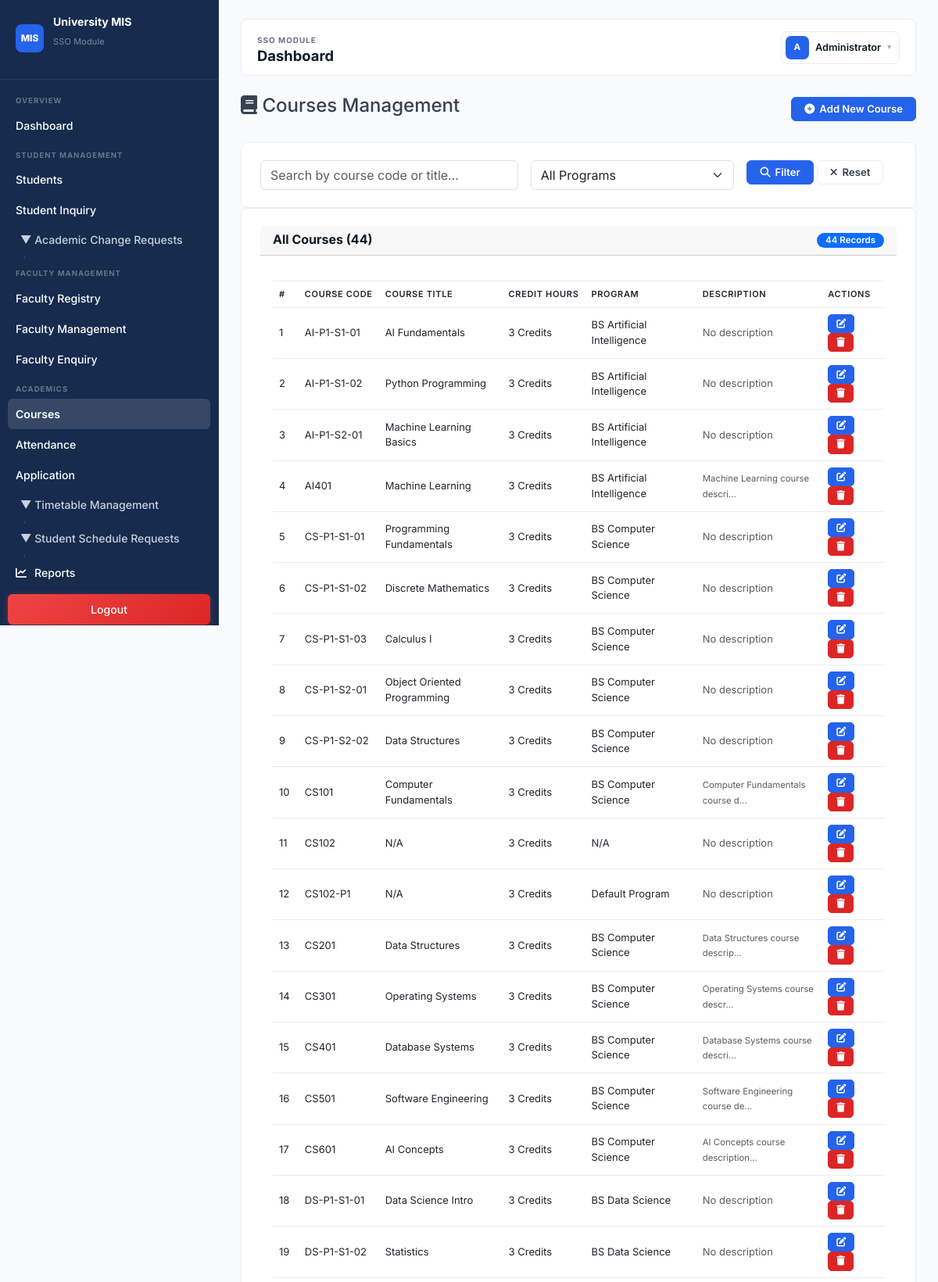
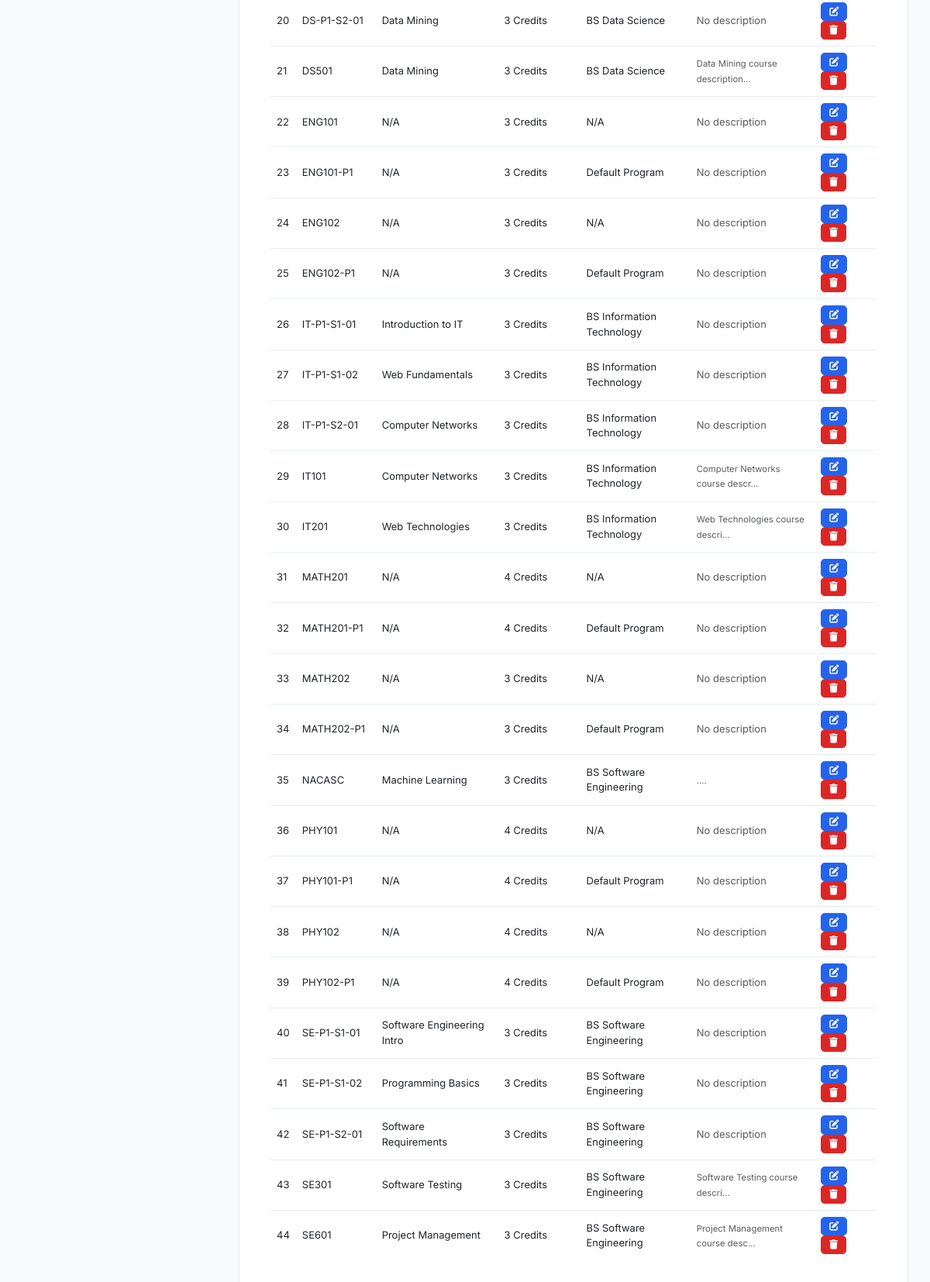
Page /Courses/index.php (signed in) on the committed database (2 pictures, top to bottom).
### tables this page shows
CREATE TABLE `courses` (
  `course_id` int(11) NOT NULL,
  `course_code` varchar(20) NOT NULL,
  `course_name` varchar(100) DEFAULT NULL,
  `course_title` varchar(150) NOT NULL,
  `program_id` int(11) DEFAULT NULL,
  `credit_hours` tinyint(4) NOT NULL DEFAULT 3,
  `description` text DEFAULT NULL,
  `department_id` int(11) DEFAULT NULL,
  `semester_id` int(11) NOT NULL,
  `status` enum('Active','Inactive') NOT NULL DEFAULT 'Active',
  `created_at` timestamp NOT NULL DEFAULT current_timestamp(),
  `semester_name` varchar(40) DEFAULT NULL,
  `teacher_id` int(11) DEFAULT NULL
);

CREATE TABLE `programs` (
  `program_id` int(11) NOT NULL,
  `program_name` varchar(100) NOT NULL,
  `program_code` varchar(20) NOT NULL,
  `department_id` int(11) DEFAULT NULL,
  `duration_years` tinyint(4) NOT NULL DEFAULT 4,
  `total_semesters` tinyint(4) NOT NULL DEFAULT 8,
  `status` enum('Active','Inactive') NOT NULL DEFAULT 'Active',
  `created_at` timestamp NOT NULL DEFAULT current_timestamp()
);

### config/db_connect.php (called while the page is built, shortened)
<?php
if (!function_exists('tableExists')) {
    function tableExists($conn, $tableName) {
        $check = mysqli_query($conn, "SHOW TABLES LIKE '$tableName'");
        return ($check && mysqli_num_rows($check) > 0);
    }
}
?>

### Courses/index.php (the view, shortened to what this page needs)
<?php
require_once __DIR__ . '/../config/db_connect.php';
$conn = getConnection();
if (!function_exists('columnExists')) {
    function columnExists($conn, $table, $column) {
        try {
            $query = "SHOW COLUMNS FROM $table LIKE '$column'";
            $result = mysqli_query($conn, $query);
            return ($result && mysqli_num_rows($result) > 0);
        } catch (Exception $e) {
            return false;
        }
    }
}
$search = isset($_GET['search']) ? trim($_GET['search']) : '';
$hasProgramId = columnExists($conn, 'courses', 'program_id');
$programsTableExists = tableExists($conn, 'programs');
$query = "SELECT c.*";
if ($programsTableExists && $hasProgramId) {
    $query .= ", p.program_name";
} else {
    $query .= ", NULL as program_name";
}
$query .= " FROM courses c";
if ($programsTableExists && $hasProgramId) {
    $query .= " LEFT JOIN programs p ON c.program_id = p.program_id";
}
$query .= " WHERE 1=1";
$query .= " ORDER BY c.course_code ASC";
$stmt = $conn->prepare($query);
$stmt->execute();
$result = $stmt->get_result();
$courses = $result->fetch_all(MYSQLI_ASSOC);
require_once __DIR__ . '/../includes/header.php';
?>
<div class="container-fluid" style="padding: 0 !important;">
        <div class="d-flex justify-content-between align-items-center mb-4">
            <h4><i class="fas fa-book"></i> Courses Management</h4>
            <div>
                <a href="add.php" class="btn btn-primary">
                    <i class="fas fa-plus-circle"></i> Add New Course
                </a>
            </div>
        </div>
        <div class="panel">
            <form method="GET" class="row g-3">
                <div class="col-md-5">
                    <input type="text" name="search" class="form-control"
                           placeholder="Search by course code or title..."
                           value="<?php echo htmlspecialchars($search); ?>">
                </div>
                <div class="col-md-4">
                    <select name="program" class="form-select">
                        <option value="0">All Programs</option>
                    </select>
                </div>
                <div class="col-md-3">
                    <button type="submit" class="btn btn-primary">
                        <i class="fas fa-search"></i> Filter
                    </button>
                    <a href="index.php" class="btn btn-secondary">
                        <i class="fas fa-times"></i> Reset
                    </a>
                </div>
            </form>
        </div>
        <div class="card">
            <div class="card-header d-flex justify-content-between align-items-center">
                <h5>All Courses (<?php echo count($courses); ?>)</h5>
                <?php if (count($courses) > 0): ?>
                    <span class="badge bg-primary"><?php echo count($courses); ?> records</span>
                <?php endif; ?>
            </div>
            <div class="card-body">
                <?php if (!empty($courses)): ?>
                    <div class="table-responsive">
                        <table class="table table-hover datatable">
                            <thead>
                                <tr>
                                    <th>#</th>
                                    <th>Course Code</th>
                                    <th>Course Title</th>
                                    <th>Credit Hours</th>
                                    <th>Program</th>
                                    <th>Description</th>
                                    <th>Actions</th>
                                </tr>
                            </thead>
                            <tbody>
                                <?php $count = 1; ?>
                                <?php foreach ($courses as $course): ?>
                                    <tr>
                                        <td><?php echo $count++; ?></td>
                                        <td>
                                            <span class="course-code-badge">
                                                <?php echo htmlspecialchars($course['course_code'] ?? 'N/A'); ?>
                                            </span>
                                        </td>
                                        <td>
                                            <div><?php echo htmlspecialchars($course['course_name'] ?? 'N/A'); ?></div>
                                        </td>
                                        <td>
                                            <span class="credit-badge">
                                                <?php echo htmlspecialchars($course['credit_hours'] ?? '0'); ?> Credits
                                            </span>
                                        </td>
                                        <td><?php echo htmlspecialchars($course['program_name'] ?? 'N/A'); ?></td>
                                        <td>
                                            <?php if (!empty($course['description'])): ?>
                                                <small class="text-muted"><?php echo htmlspecialchars(substr($course['description'], 0, 30)) . '...'; ?></small>
                                            <?php else: ?>
                                                <span class="text-muted">No description</span>
                                            <?php endif; ?>
                                        </td>
                                        <td class="table-actions">
                                            <a href="edit.php?id=<?php echo $course['course_id']; ?>"
                                               class="btn btn-primary btn-sm" title="Edit">
                                                <i class="fas fa-edit"></i>
                                            </a>
                                            <a href="delete.php?id=<?php echo $course['course_id']; ?>"
                                               class="btn btn-danger btn-sm" title="Delete"
                                               onclick="return confirm('Are you sure you want to delete this course?')">
                                                <i class="fas fa-trash"></i>
                                            </a>
                                        </td>
                                    </tr>
                                <?php endforeach; ?>
                            </tbody>
                        </table>
                    </div>
                <?php endif; ?>
            </div>
        </div>
    </div>
<?php include __DIR__ . '/../includes/footer.php'; ?>

### modules/lms/public/assets/style.css (style rules this page uses)
:root { --navy: #162B4D; --navy-light: #1e3a5f; --navy-hover: #243d63; --bg: #F8FAFC; --panel: #ffffff; --border: #E8EDF4; --border-strong: #D1D9E6; --text: #374151; --text-strong: #111827; --text-secondary:#6B7280; --muted: #9CA3AF; --accent: #2563EB; --accent-hover: #1D4ED8; --accent-light: #EFF6FF; --success: #059669; --success-bg: #ECFDF5; --success-border:#A7F3D0; --warning: #D97706; --warning-bg: #FFFBEB; --warning-border:#FDE68A; --danger: #DC2626; --danger-bg: #FEF2F2; --danger-border: #FECACA; --info-bg: #EFF6FF; --info-border: #BFDBFE; --shadow-sm: 0 1px 2px rgba(0,0,0,0.04); --shadow: 0 1px 3px rgba(0,0,0,0.06), 0 1px 2px rgba(0,0,0,0.04); --shadow-md: 0 4px 6px rgba(0,0,0,0.05), 0 2px 4px rgba(0,0,0,0.04); --radius: 8px; --radius-sm: 6px; --radius-lg: 12px; --sidebar-w: 280px; --topbar-h: 60px; --font: 'Inter', -apple-system, BlinkMacSystemFont, 'Segoe UI', sans-serif; --ease: cubic-bezier(0.4, 0, 0.2, 1); }
*, *::before, *::after { box-sizing: border-box; margin: 0; padding: 0; }
html { height: 100%; scroll-behavior: smooth; }
body { min-height: 100%; font-family: var(--font); color: var(--text); font-size: 14px; line-height: 1.5; background: var(--bg); -webkit-font-smoothing: antialiased; }
a { color: inherit; text-decoration: none; transition: color .15s var(--ease); }
.panel, .card { border: 1px solid var(--border); border-radius: var(--radius); background: var(--panel); box-shadow: none; padding: 22px 24px; }
.card-header { margin-bottom: 16px; display: flex; align-items: center; justify-content: space-between; flex-wrap: wrap; gap: 8px; }
.card-header h3, .card-header h5, .card-header h6 { margin: 0 0 2px; font-size: 1rem; font-weight: 700; color: var(--text-strong); }
.table-responsive { overflow-x: auto; margin-bottom: 4px; }
table, .data-table, .table { width: 100%; border-collapse: collapse; font-size: 13px; }
th, td { padding: 11px 14px; border-bottom: 1px solid var(--border); text-align: left; vertical-align: middle; }
th { font-weight: 600; font-size: 11px; text-transform: uppercase; letter-spacing: .06em; background: var(--bg); border-top: 1px solid var(--border); border-bottom: 1px solid var(--border); color: var(--text-secondary); white-space: nowrap; }
tbody tr { transition: background .12s var(--ease); }
tbody tr:last-child td { border-bottom: 0; }
td a { color: var(--accent); font-weight: 500; }
.badge, .status-badge { display: inline-flex; align-items: center; justify-content: center; gap: 4px; padding: 3px 10px; border-radius: 999px; font-size: .72rem; font-weight: 600; white-space: nowrap; border: 1px solid transparent; text-transform: capitalize; }
.btn { display: inline-flex; align-items: center; justify-content: center; gap: 6px; padding: 8px 16px; border-radius: var(--radius-sm); border: 1px solid transparent; cursor: pointer; font-family: inherit; font-size: .82rem; font-weight: 600; line-height: 1; transition: all .15s var(--ease); white-space: nowrap; background: var(--panel); color: var(--text); border-color: var(--border); }
.btn-primary { background: var(--accent); color: #fff; border-color: var(--accent); }
.btn-sm { padding: 5px 10px; font-size: .76rem; border-radius: 5px; }
.btn-danger { background: var(--danger); color: #fff; border-color: var(--danger); }
input, select, textarea { width: 100%; padding: 8px 12px; border-radius: var(--radius-sm); border: 1px solid var(--border); background: #fff; color: var(--text-strong); font-family: inherit; font-size: .84rem; outline: none; transition: all .15s var(--ease); }

### rows in the picture
courses: course_code "AI-P1-S1-01", course_name "AI Fundamentals", credit_hours "3", program.program_name "BS Artificial Intelligence", shows "No description"
courses: course_code "AI-P1-S1-02", course_name "Python Programming", credit_hours "3", program.program_name "BS Artificial Intelligence", shows "No description"
courses: course_code "AI-P1-S2-01", course_name "Machine Learning Basics", credit_hours "3", program.program_name "BS Artificial Intelligence", shows "No description"
courses: course_code "AI401", course_name "Machine Learning", credit_hours "3", program.program_name "BS Artificial Intelligence", description "Machine Learning course descri"
courses: course_code "CS-P1-S1-01", course_name "Programming Fundamentals", credit_hours "3", program.program_name "BS Computer Science", shows "No description"
courses: course_code "CS-P1-S1-02", course_name "Discrete Mathematics", credit_hours "3", program.program_name "BS Computer Science", shows "No description"
courses: course_code "CS-P1-S1-03", course_name "Calculus I", credit_hours "3", program.program_name "BS Computer Science", shows "No description"
courses: course_code "CS-P1-S2-01", course_name "Object Oriented Programming", credit_hours "3", program.program_name "BS Computer Science", shows "No description"
courses: course_code "CS-P1-S2-02", course_name "Data Structures", credit_hours "3", program.program_name "BS Computer Science", shows "No description"
courses: course_code "CS101", course_name "Computer Fundamentals", credit_hours "3", program.program_name "BS Computer Science", description "Computer Fundamentals course d"
courses: course_code "CS102", course_name "N/A", credit_hours "3", program_name "N/A", shows "No description"
courses: course_code "CS102-P1", course_name "N/A", credit_hours "3", program.program_name "Default Program", shows "No description"
courses: course_code "CS201", course_name "Data Structures", credit_hours "3", program.program_name "BS Computer Science", description "Data Structures course descrip"
courses: course_code "CS301", course_name "Operating Systems", credit_hours "3", program.program_name "BS Computer Science", description "Operating Systems course descr"
courses: course_code "CS401", course_name "Database Systems", credit_hours "3", program.program_name "BS Computer Science", description "Database Systems course descri"
courses: course_code "CS501", course_name "Software Engineering", credit_hours "3", program.program_name "BS Computer Science", description "Software Engineering course de"
courses: course_code "CS601", course_name "AI Concepts", credit_hours "3", program.program_name "BS Computer Science", description "AI Concepts course description"
courses: course_code "DS-P1-S1-01", course_name "Data Science Intro", credit_hours "3", program.program_name "BS Data Science", shows "No description"
courses: course_code "DS-P1-S1-02", course_name "Statistics", credit_hours "3", program.program_name "BS Data Science", shows "No description"
courses: course_code "DS-P1-S2-01", course_name "Data Mining", credit_hours "3", program.program_name "BS Data Science", shows "No description"
courses: course_code "DS501", course_name "Data Mining", credit_hours "3", program.program_name "BS Data Science", description "Data Mining course description"
courses: course_code "ENG101", course_name "N/A", credit_hours "3", program_name "N/A", shows "No description"
courses: course_code "ENG101-P1", course_name "N/A", credit_hours "3", program.program_name "Default Program", shows "No description"
courses: course_code "ENG102", course_name "N/A", credit_hours "3", program_name "N/A", shows "No description"
courses: course_code "ENG102-P1", course_name "N/A", credit_hours "3", program.program_name "Default Program", shows "No description"
courses: course_code "IT-P1-S1-01", course_name "Introduction to IT", credit_hours "3", program.program_name "BS Information Technology", shows "No description"
courses: course_code "IT-P1-S1-02", course_name "Web Fundamentals", credit_hours "3", program.program_name "BS Information Technology", shows "No description"
courses: course_code "IT-P1-S2-01", course_name "Computer Networks", credit_hours "3", program.program_name "BS Information Technology", shows "No description"
courses: course_code "IT101", course_name "Computer Networks", credit_hours "3", program.program_name "BS Information Technology", description "Computer Networks course descr"
courses: course_code "IT201", course_name "Web Technologies", credit_hours "3", program.program_name "BS Information Technology", description "Web Technologies course descri"
courses: course_code "MATH201", course_name "N/A", credit_hours "4", program_name "N/A", shows "No description"
courses: course_code "MATH201-P1", course_name "N/A", credit_hours "4", program.program_name "Default Program", shows "No description"
courses: course_code "MATH202", course_name "N/A", credit_hours "3", program_name "N/A", shows "No description"
courses: course_code "MATH202-P1", course_name "N/A", credit_hours "3", program.program_name "Default Program", shows "No description"
courses: course_code "NACASC", course_name "Machine Learning", credit_hours "3", program.program_name "BS Software Engineering", description "."
courses: course_code "PHY101", course_name "N/A", credit_hours "4", program_name "N/A", shows "No description"
courses: course_code "PHY101-P1", course_name "N/A", credit_hours "4", program.program_name "Default Program", shows "No description"
courses: course_code "PHY102", course_name "N/A", credit_hours "4", program_name "N/A", shows "No description"
courses: course_code "PHY102-P1", course_name "N/A", credit_hours "4", program.program_name "Default Program", shows "No description"
courses: course_code "SE-P1-S1-01", course_name "Software Engineering Intro", credit_hours "3", program.program_name "BS Software Engineering", shows "No description"
courses: course_code "SE-P1-S1-02", course_name "Programming Basics", credit_hours "3", program.program_name "BS Software Engineering", shows "No description"
courses: course_code "SE-P1-S2-01", course_name "Software Requirements", credit_hours "3", program.program_name "BS Software Engineering", shows "No description"
courses: course_code "SE301", course_name "Software Testing", credit_hours "3", program.program_name "BS Software Engineering", description "Software Testing course descri"
courses: course_code "SE601", course_name "Project Management", credit_hours "3", program.program_name "BS Software Engineering", description "Project Management course desc"

### other values in the picture
$pageTitle "Dashboard"
$userInitial "A"
$userName "Administrator"
count($courses) "44"
